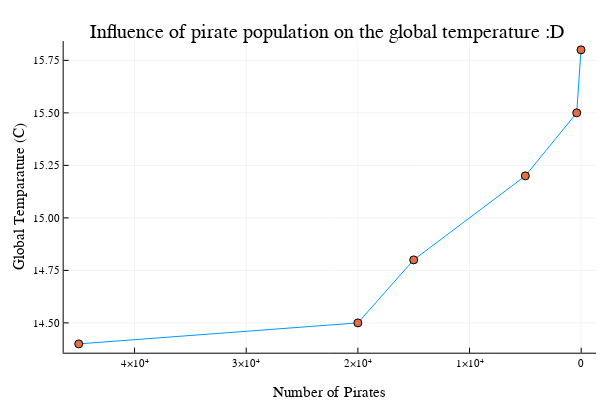

This figure's notebook cell:
### Code cell
plot(num_pirates, global_temperatures, legend=false)
scatter!(num_pirates, global_temperatures, legend=false)

# reverse x axis
xflip!()

# Add titles and labels

xlabel!("Number of Pirates")
ylabel!("Global Temparature (C)")
title!("Influence of pirate population on the global temperature :D ")

### Figure 1 — Plotly figure (JSON) as saved in the notebook; plotly's stock layout.template omitted (floating-point values rounded to 4 significant figures)
{"data": [{"colorbar": {"title": ""}, "legendgroup": "y1", "line": {"color": "rgba(0, 154, 250, 1.000)", "dash": "solid", "shape": "linear", "width": 1}, "mode": "lines", "name": "y1", "showlegend": true, "type": "scatter", "x": [45000, 20000, 15000, 5000, 400, 17], "xaxis": "x", "y": [14.4, 14.5, 14.8, 15.2, 15.5, 15.8], "yaxis": "y", "zmax": null, "zmin": null}, {"colorbar": {"title": ""}, "legendgroup": "y2", "marker": {"color": "rgba(227, 111, 71, 1.000)", "line": {"color": "rgba(0, 0, 0, 1.000)", "width": 1}, "size": 8, "symbol": "circle"}, "mode": "markers", "name": "y2", "showlegend": true, "type": "scatter", "x": [45000, 20000, 15000, 5000, 400, 17], "xaxis": "x", "y": [14.4, 14.5, 14.8, 15.2, 15.5, 15.8], "yaxis": "y", "zmax": null, "zmin": null}], "layout": {"annotations": [{"font": {"color": "rgba(0, 0, 0, 1.000)", "family": "sans-serif", "size": 20}, "rotation": 0, "showarrow": false, "text": "Influence of pirate population on the global temperature :D ", "x": 0.5498, "xanchor": "center", "xref": "paper", "y": 1, "yanchor": "top", "yref": "paper"}], "height": 400, "margin": {"b": 20, "l": 0, "r": 0, "t": 20}, "paper_bgcolor": "rgba(255, 255, 255, 1.000)", "plot_bgcolor": "rgba(255, 255, 255, 1.000)", "showlegend": false, "width": 600, "xaxis": {"anchor": "y", "domain": [0.1061, 0.9934], "gridcolor": "rgba(0, 0, 0, 0.100)", "gridwidth": 0.5, "linecolor": "rgba(0, 0, 0, 1.000)", "mirror": false, "range": [46350.0, -1332.0], "showgrid": true, "showline": true, "showticklabels": true, "tickangle": 0, "tickcolor": "rgb(0, 0, 0)", "tickfont": {"color": "rgba(0, 0, 0, 1.000)", "family": "sans-serif", "size": 11}, "tickmode": "array", "ticks": "inside", "ticktext": ["0", "1×10⁴", "2×10⁴", "3×10⁴", "4×10⁴"], "tickvals": [0, 10000, 20000, 30000, 40000], "title": "Number of Pirates", "titlefont": {"color": "rgba(0, 0, 0, 1.000)", "family": "sans-serif", "size": 15}, "type": "-", "visible": true, "zeroline": false, "zerolinecolor": "rgba(0, 0, 0, 1.000)"}, "yaxis": {"anchor": "x", "domain": [0.07581, 0.9415], "gridcolor": "rgba(0, 0, 0, 0.100)", "gridwidth": 0.5, "linecolor": "rgba(0, 0, 0, 1.000)", "mirror": false, "range": [14.36, 15.84], "showgrid": true, "showline": true, "showticklabels": true, "tickangle": 0, "tickcolor": "rgb(0, 0, 0)", "tickfont": {"color": "rgba(0, 0, 0, 1.000)", "family": "sans-serif", "size": 11}, "tickmode": "array", "ticks": "inside", "ticktext": ["14.50", "14.75", "15.00", "15.25", "15.50", "15.75"], "tickvals": [14.5, 14.75, 15, 15.25, 15.5, 15.75], "title": "Global Temparature (C)", "titlefont": {"color": "rgba(0, 0, 0, 1.000)", "family": "sans-serif", "size": 15}, "type": "-", "visible": true, "zeroline": false, "zerolinecolor": "rgba(0, 0, 0, 1.000)"}}}
